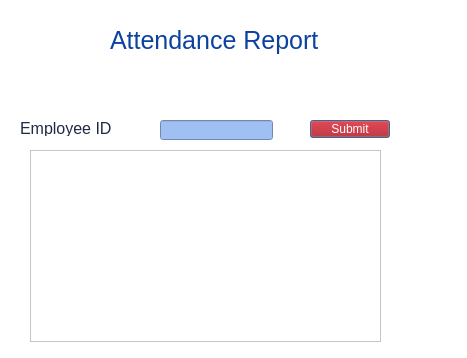
<?xml version="1.0" encoding="UTF-8"?>
<ui version="4.0">
 <class>Attendance</class>
 <widget class="QDialog" name="Attendance">
  <property name="geometry">
   <rect>
    <x>0</x>
    <y>0</y>
    <width>467</width>
    <height>358</height>
   </rect>
  </property>
  <property name="windowTitle">
   <string>Dialog</string>
  </property>
  <property name="styleSheet">
   <string notr="true">background-color: rgb(255, 255, 255);</string>
  </property>
  <widget class="QLabel" name="label">
   <property name="geometry">
    <rect>
     <x>110</x>
     <y>10</y>
     <width>261</width>
     <height>61</height>
    </rect>
   </property>
   <property name="font">
    <font>
     <family>Segoe UI</family>
     <pointsize>19</pointsize>
     <italic>false</italic>
     <bold>false</bold>
    </font>
   </property>
   <property name="styleSheet">
    <string notr="true">color: rgb(11, 66, 160);
font: 19pt &quot;Segoe UI&quot;;</string>
   </property>
   <property name="text">
    <string>Attendance Report</string>
   </property>
  </widget>
  <widget class="QLabel" name="label_3">
   <property name="geometry">
    <rect>
     <x>20</x>
     <y>10</y>
     <width>71</width>
     <height>61</height>
    </rect>
   </property>
   <property name="text">
    <string/>
   </property>
   <property name="pixmap">
    <pixmap>C:/Users/Asus/Downloads/Untitled-2.png</pixmap>
   </property>
   <property name="scaledContents">
    <bool>true</bool>
   </property>
  </widget>
  <widget class="QLineEdit" name="line_id">
   <property name="geometry">
    <rect>
     <x>160</x>
     <y>120</y>
     <width>113</width>
     <height>20</height>
    </rect>
   </property>
   <property name="styleSheet">
    <string notr="true">background-color: rgb(160,191,243);</string>
   </property>
  </widget>
  <widget class="QLabel" name="label_2">
   <property name="geometry">
    <rect>
     <x>20</x>
     <y>120</y>
     <width>131</width>
     <height>16</height>
    </rect>
   </property>
   <property name="font">
    <font>
     <pointsize>12</pointsize>
    </font>
   </property>
   <property name="styleSheet">
    <string notr="true">color: rgb(32, 42, 68);</string>
   </property>
   <property name="text">
    <string>Employee ID</string>
   </property>
  </widget>
  <widget class="QPushButton" name="submit">
   <property name="geometry">
    <rect>
     <x>310</x>
     <y>120</y>
     <width>80</width>
     <height>18</height>
    </rect>
   </property>
   <property name="cursor">
    <cursorShape>PointingHandCursor</cursorShape>
   </property>
   <property name="styleSheet">
    <string notr="true">color: rgb(255, 255, 255);
background-color: rgb(177, 0, 3);;
font: 900 9pt &quot;Segoe UI Black&quot;;</string>
   </property>
   <property name="text">
    <string>Submit</string>
   </property>
  </widget>
  <widget class="QTableView" name="tableView">
   <property name="geometry">
    <rect>
     <x>30</x>
     <y>150</y>
     <width>351</width>
     <height>192</height>
    </rect>
   </property>
  </widget>
 </widget>
 <resources/>
 <connections/>
</ui>
